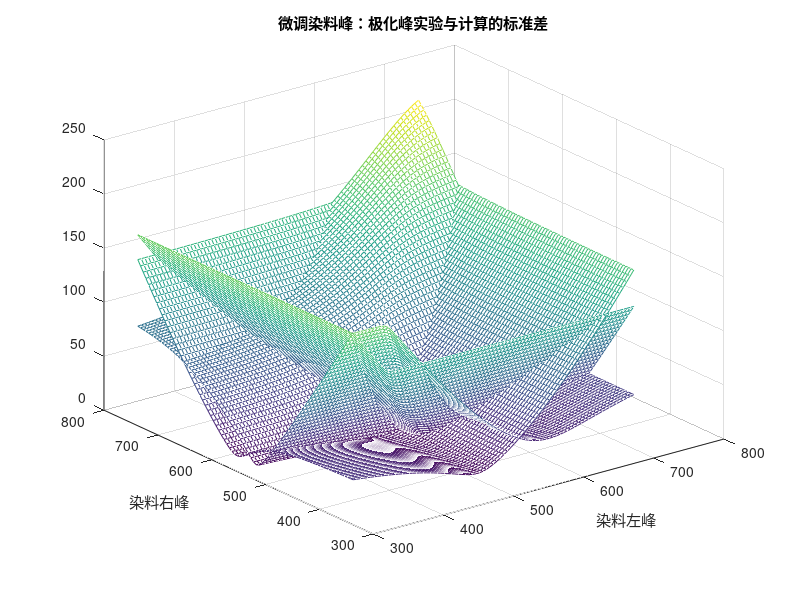

The MATLAB script that drew this image:
% 【单染料-染料微调地图（耦合系数手动输入：应为同批次实验数据均值）】

clear; clc;

He=1243.125;	% 波长和能量换算常数 （nm->eV, E=hc/lamda）  :H=1239.841 ?!
D=[0.28164  0.10271];

fid=fopen('Exp3.txt','r');       % 从文件读取实验数据
Exp=fscanf(fid,'%f',[4,inf]);
Exp=Exp';
n=length(Exp(:,1));
I=eye(3);

O=[512.5 555];	% 初始纯染料峰波长 [左 右]
p=5;  R=40;    % 微调步长与单向步数
N=2*R+1;
Lo=[O(1)-p*R, O(1)+p*R];
Ro=[O(2)-p*R, O(2)+p*R];
LeRange = Lo(1) : p : Lo(2);
RiRange = Ro(1) : p : Ro(2);

ErrMap=zeros(N,N,3);

for Le=LeRange
    for Ri=RiRange
        E=He./[Le,Ri];

        Eg=zeros(n,4);
        for i=1:n
            S=He/Exp(i,1);
            A=[
            S   ,D(1),D(2);
            D(1),E(1),  0 ;
            D(2),  0 ,E(2);
            ];
            Eg(i,2:4) = sort(eig(A),'descend');
        end
        Lac = He ./ Eg;
        Lac(:,1)=Exp(:,1);

        % 给出三条计算峰线与实验数据的标准差
        le = (Le-Lo(1))/p +1;
        ri = (Ri-Ro(1))/p +1;
        for line=1:3
            for i=1:n
                ErrMap(le,ri,line) = ErrMap(le,ri,line) + (Lac(i,line+1)-Exp(i,line+1))^2;
            end
        end
        
%         if le>ri
%             ErrMap(le,ri,1)=0; ErrMap(le,ri,2)=0; ErrMap(le,ri,3)=0;
%         end
        
    end
end

ErrMap = ErrMap./n;
ErrMap = sqrt(ErrMap);

% 创建坐标网格
x=zeros(N,N);
y=zeros(N,N);
for i=1:N
    for j=1:N
        x(i,j)=p*i+Lo(1);
        y(i,j)=p*j+Ro(1);
    end
end

Mid=floor((N+1)/2);
for line=1:3
    mesh(x,y,ErrMap(:,:,line)); hold on;
    disp([num2str(line),'  ',num2str(ErrMap(Mid,Mid,line))])
end
plot3([O(1),O(1)],[O(2),O(2)],[0,40],'-.','Color',[0.4,0.4,0.4]);

title('微调染料峰：极化峰实验与计算的标准差')
xlabel('染料左峰');
ylabel('染料右峰');



